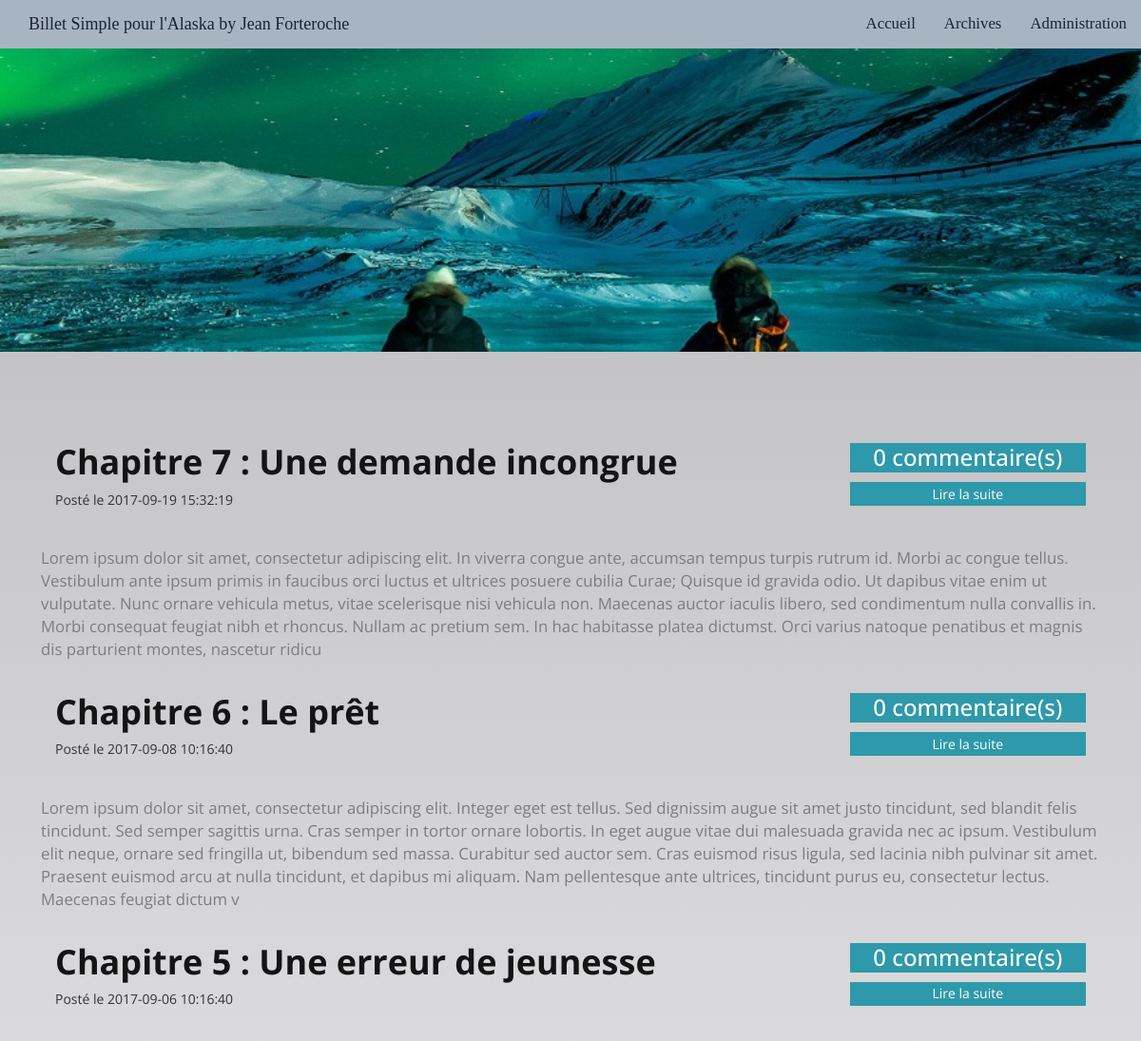
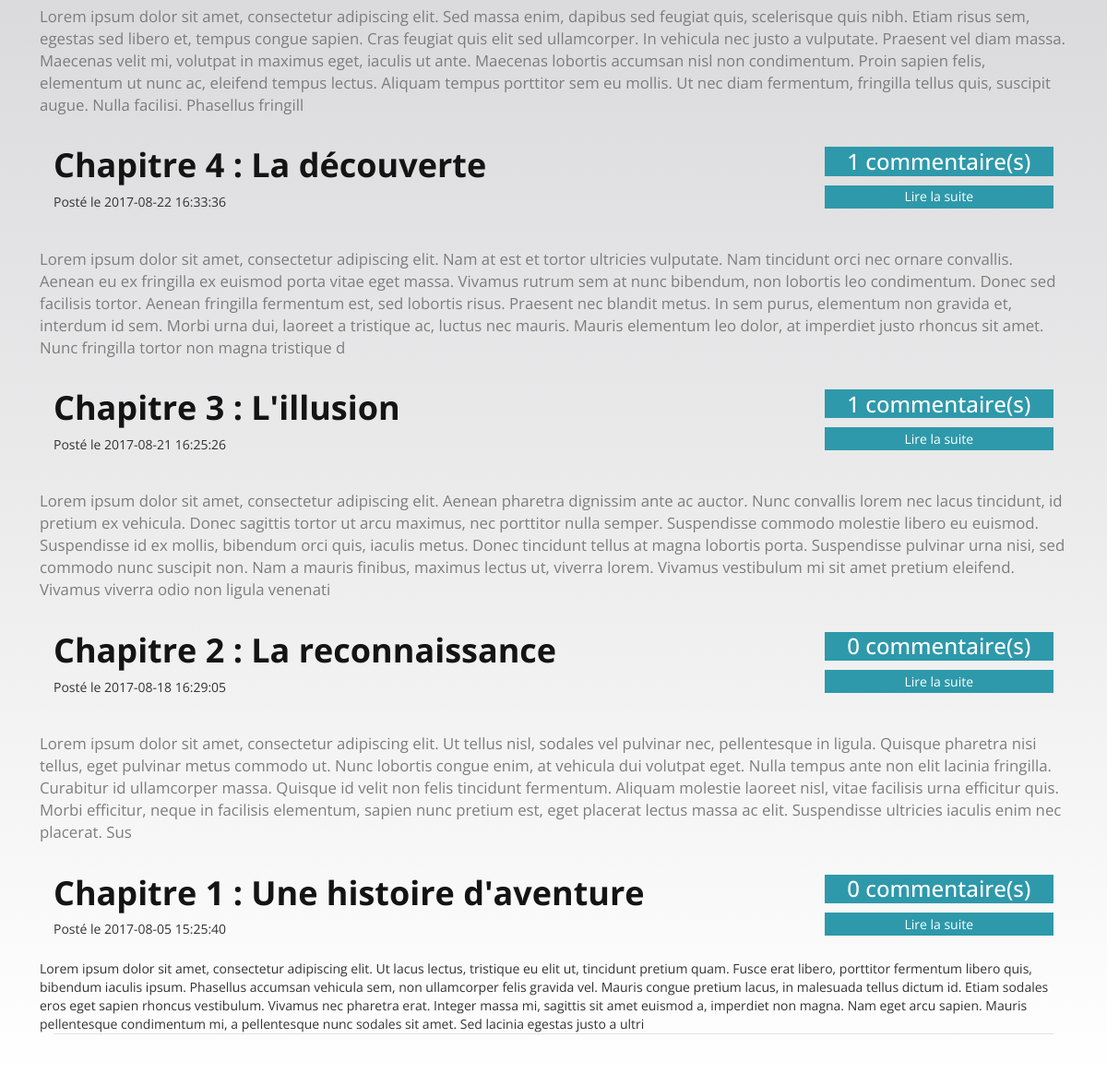
/index?p=posts.archives, run on the app's committed database (2 pictures, top to bottom).
### tables this page shows
CREATE TABLE `articles` (
  `id` int(11) NOT NULL,
  `title` varchar(255) NOT NULL,
  `content` longtext,
  `date` datetime NOT NULL DEFAULT CURRENT_TIMESTAMP
);

### core/Controller/Controller.php (called while the page is built, shortened)
<?php
class Controller {
    protected $viewPath;
    protected function render($view, $vars =[]){
        extract($vars);
        require($this->viewPath . str_replace('.','/', $view). '.php');
    }
}

### app/Controller/PostsController.php (called while the page is built, shortened)
<?php
class PostsController extends AppController {
    public function archives(){
        $posts = $this->Article->getAllArticlesAndComments();
        $this->render('articles.home', compact('posts'));
    }
}

### core/Table/Table.php (called while the page is built, shortened)
<?php
class Table{
    protected $db;
    public function __construct(MysqlDatabase $db)
    {
        $this->db = $db;
    }
    public function query($statement, $values = null, $one = false){
        if($values){
            return $this->db->prepare(
                $statement,
                $values,
                str_replace('Table','Entity', get_class($this)),
                $one
             );
        } else {
            return $this->db->query(
                $statement,
                str_replace('Table','Entity', get_class($this)),
                $one
            );
        }
    }
}

### core/Database/MysqlDatabase.php (called while the page is built, shortened)
<?php
class MysqlDatabase extends Database {
    private $pdo;
    private function getPDO(){
        if ($this->pdo === null) {
            $pdo = new PDO('mysql:dbname=BlogOPC;host=localhost', 'root', '');
            $pdo->setAttribute(PDO::ATTR_ERRMODE, PDO::ERRMODE_EXCEPTION);
            $pdo->query("SET NAMES UTF8");
            $this->pdo = $pdo;
        }
        return $this->pdo;
    }
    public function query($statement, $class = null, $one = false){
        $res = $this->getPDO()->query($statement);
        if ($class === null){
            $res->setFetchMode(PDO::FETCH_OBJ);
        } else {
            $res->setFetchMode(PDO::FETCH_CLASS, $class);
        }
        if($one){
            $datas = $res->fetch();
        } else {
            $datas = $res->fetchAll();
        }
        return $datas;
    }
}

### app/Table/ArticleTable.php (called while the page is built, shortened)
<?php
class ArticleTable extends Table{
    public function getAllArticlesAndComments(){
        return $this->query("SELECT articles.id,articles.title,articles.content,articles.date, COUNT(comments.id) AS nb_com FROM articles LEFT JOIN comments
        ON articles.id = comments.articles_id GROUP BY articles.id ORDER BY articles.date DESC");
    }
}

### app/Autoloader.php (called while the page is built, shortened)
<?php
class Autoloader{
    static function autoload($class)
    {
        if (strpos($class, __NAMESPACE__ . '\\') === 0) {
            $class = str_replace(__NAMESPACE__ . '\\', '', $class);
            $class = str_replace('\\', '/', $class);
        }
    }
}

### core/Autoloader.php (called while the page is built, shortened)
<?php
class Autoloader{
	static function autoload($class)
    {
        if (strpos($class, __NAMESPACE__ . '\\') === 0) {
            $class = str_replace(__NAMESPACE__ . '\\', '', $class);
            $class = str_replace('\\', '/', $class);
        }
    }
}

### app/Entity/ArticleEntity.php (called while the page is built, shortened)
<?php
class ArticleEntity extends Entity {
    public function getUrl(){
            return'index.php?p=posts.show&id=' .$this->id;
        }
}

### core/Entity/Entity.php (called while the page is built, shortened)
<?php
class Entity{
    public function __get($key){
        return $this->$key;
    }
}

### app/Views/articles/home.php (the view)
<div class="content" style="background: none">
    <div class="travelling">
        <?php foreach ( $posts as $post): ?>
         <div>
            <div class="wrap-post">
                 <div class="row">
                     <div class="col-lg-12 travelling1">
                         <div class="row">
                             <div class="col-lg-9">
                                <h1>
                                    <a href="<?= $post->url ?>"><?= $post->title; ?></a>
                                </h1>
                                 Posté le <?= $post->date; ?>
                             </div>
                         <div class="col-lg-3 text-center">
                             <div>
                                 <h3 style="padding:1%;color : white; background-color: #2E99AA; width: 100%; height: 100% ">
                                     <?= $post->nb_com; ?> commentaire(s)
                                 </h3>
                             </div>
                             <a href="<?= $post->url ?>" style="color : white;">
                                 <div style="padding:1%; color : white; background-color: #2E99AA; width: 100%; height: 100% " class="text-center">
                                     Lire la suite
                                 </div>
                             </a>
                         </div>
                         <div class="row">
                             <div class="col-lg-12" style="padding-top: 2%">
                                 <?= substr($post->content, 0, 600); ?>
                             </div>
                         </div>
         </div>
    <?php endforeach; ?>
    </div>
</div>

### public/css/style.css (style rules this page uses)
h4, h5, h6, h1, h2, h3 { margin-top: 0; }
p { margin: 0; }
html,body { background: url(../images/cream.jpg); font-family: 'Open Sans', sans-serif; }
body a { transition:0.5s all; -webkit-transition:0.5s all; -moz-transition:0.5s all; -o-transition:0.5s all; -ms-transition:0.5s all; }
.content { background:#fff; padding:4em 2em 2em; margin: 0em 0em 2em; position:relative; }
.travelling { margin:2em 0em 0em; border-bottom:1px solid #E4E3E3; }
.travelling1 h1 a { font-size:1em; font-weight:700; color:#141414; font-family: 'Open Sans', sans-serif; text-decoration:none; }
.travelling1 p { font-size:1.3em; font-weight:400; color:#7D7D7D; font-family: 'Open Sans', sans-serif; margin: 1em 0em 2em; }
.travelling p { font-size:1.2em; font-weight:400; color:#7D7D7D; font-family: 'Open Sans', sans-serif; margin: 1em 0em 2em; }

### data on the page
articles: title "Chapitre 7 : Une demande incongrue", date "2017-09-19 15:32:19", nb_com "0", content "Lorem ipsum dolor sit amet, consectetur adipiscing elit. In viverra congue ante, accumsan tempus turpis rutrum id. Morbi ac congue tellus. Vestibulum ante ipsum primis in faucibus orci luctus et ultrices posuere cubilia Curae; Quisque id gravida odio. Ut dapibus vitae enim ut vulputate. Nunc ornare vehicula metus, vitae scelerisque nisi vehicula non. Maecenas auctor iaculis libero, sed condimentum nulla convallis in. Morbi consequat feugiat nibh et rhoncus. Nullam ac pretium sem. In hac habitasse platea dictumst. Orci varius natoque penatibus et magnis dis parturient montes, nascetur ridicu"
articles: title "Chapitre 6 : Le prêt", date "2017-09-08 10:16:40", nb_com "0", content "Lorem ipsum dolor sit amet, consectetur adipiscing elit. Integer eget est tellus. Sed dignissim augue sit amet justo tincidunt, sed blandit felis tincidunt. Sed semper sagittis urna. Cras semper in tortor ornare lobortis. In eget augue vitae dui malesuada gravida nec ac ipsum. Vestibulum elit neque, ornare sed fringilla ut, bibendum sed massa. Curabitur sed auctor sem. Cras euismod risus ligula, sed lacinia nibh pulvinar sit amet. Praesent euismod arcu at nulla tincidunt, et dapibus mi aliquam. Nam pellentesque ante ultrices, tincidunt purus eu, consectetur lectus. Maecenas feugiat dictum v"
articles: title "Chapitre 5 : Une erreur de jeunesse", date "2017-09-06 10:16:40", nb_com "0", content "Lorem ipsum dolor sit amet, consectetur adipiscing elit. Sed massa enim, dapibus sed feugiat quis, scelerisque quis nibh. Etiam risus sem, egestas sed libero et, tempus congue sapien. Cras feugiat quis elit sed ullamcorper. In vehicula nec justo a vulputate. Praesent vel diam massa. Maecenas velit mi, volutpat in maximus eget, iaculis ut ante. Maecenas lobortis accumsan nisl non condimentum. Proin sapien felis, elementum ut nunc ac, eleifend tempus lectus. Aliquam tempus porttitor sem eu mollis. Ut nec diam fermentum, fringilla tellus quis, suscipit augue. Nulla facilisi. Phasellus fringill"
articles: title "Chapitre 4 : La découverte", date "2017-08-22 16:33:36", nb_com "1", content "Lorem ipsum dolor sit amet, consectetur adipiscing elit. Nam at est et tortor ultricies vulputate. Nam tincidunt orci nec ornare convallis. Aenean eu ex fringilla ex euismod porta vitae eget massa. Vivamus rutrum sem at nunc bibendum, non lobortis leo condimentum. Donec sed facilisis tortor. Aenean fringilla fermentum est, sed lobortis risus. Praesent nec blandit metus. In sem purus, elementum non gravida et, interdum id sem. Morbi urna dui, laoreet a tristique ac, luctus nec mauris. Mauris elementum leo dolor, at imperdiet justo rhoncus sit amet. Nunc fringilla tortor non magna tristique d"
articles: title "Chapitre 3 : L'illusion", date "2017-08-21 16:25:26", nb_com "1", content "Lorem ipsum dolor sit amet, consectetur adipiscing elit. Aenean pharetra dignissim ante ac auctor. Nunc convallis lorem nec lacus tincidunt, id pretium ex vehicula. Donec sagittis tortor ut arcu maximus, nec porttitor nulla semper. Suspendisse commodo molestie libero eu euismod. Suspendisse id ex mollis, bibendum orci quis, iaculis metus. Donec tincidunt tellus at magna lobortis porta. Suspendisse pulvinar urna nisi, sed commodo nunc suscipit non. Nam a mauris finibus, maximus lectus ut, viverra lorem. Vivamus vestibulum mi sit amet pretium eleifend. Vivamus viverra odio non ligula venenati"
articles: title "Chapitre 2 : La reconnaissance", date "2017-08-18 16:29:05", nb_com "0", content "Lorem ipsum dolor sit amet, consectetur adipiscing elit. Ut tellus nisl, sodales vel pulvinar nec, pellentesque in ligula. Quisque pharetra nisi tellus, eget pulvinar metus commodo ut. Nunc lobortis congue enim, at vehicula dui volutpat eget. Nulla tempus ante non elit lacinia fringilla. Curabitur id ullamcorper massa. Quisque id velit non felis tincidunt fermentum. Aliquam molestie laoreet nisl, vitae facilisis urna efficitur quis. Morbi efficitur, neque in facilisis elementum, sapien nunc pretium est, eget placerat lectus massa ac elit. Suspendisse ultricies iaculis enim nec placerat. Sus"
articles: title "Chapitre 1 : Une histoire d'aventure", date "2017-08-05 15:25:40", nb_com "0", content "Lorem ipsum dolor sit amet, consectetur adipiscing elit. Ut lacus lectus, tristique eu elit ut, tincidunt pretium quam. Fusce erat libero, porttitor fermentum libero quis, bibendum iaculis ipsum. Phasellus accumsan vehicula sem, non ullamcorper felis gravida vel. Mauris congue pretium lacus, in malesuada tellus dictum id. Etiam sodales eros eget sapien rhoncus vestibulum. Vivamus nec pharetra erat. Integer massa mi, sagittis sit amet euismod a, imperdiet non magna. Nam eget arcu sapien. Mauris pellentesque condimentum mi, a pellentesque nunc sodales sit amet. Sed lacinia egestas justo a ultri"
